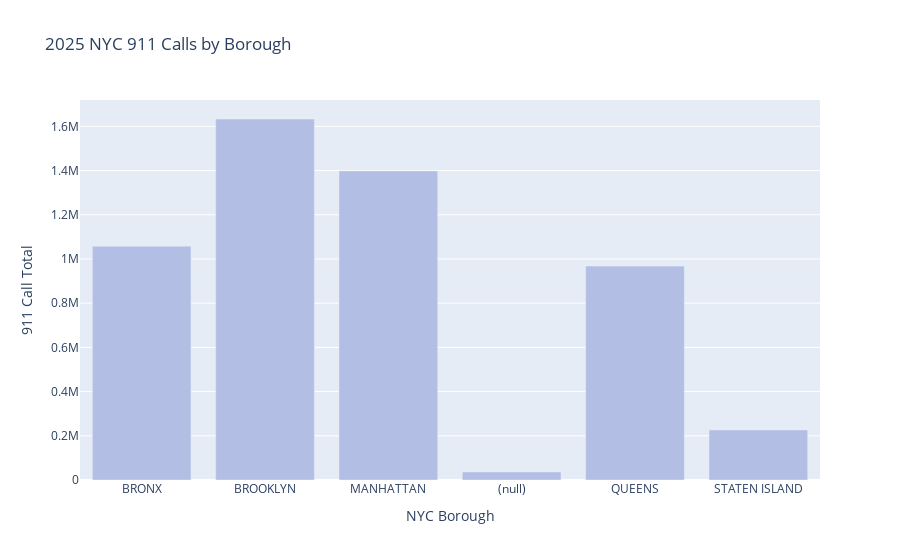

The notebook cell this image was saved under:
### Markdown cell above
**2025 NYC 911 Calls by Borough**

### Code cell
fig = px.bar(
    df_by_borough,
    x="Borough",
    y="Total_Incidents",
    color_discrete_sequence=["#B2BEE3"],
    title="2025 NYC 911 Calls by Borough",
)

fig.update_layout(xaxis_title="NYC Borough", yaxis_title="911 Call Total")

fig.show()

### Figure 1 — Plotly figure (JSON) as saved in the notebook; plotly's stock layout.template omitted (floating-point values rounded to 4 significant figures)
{"data": [{"hovertemplate": "Borough=%{x}<br>Total_Incidents=%{y}<extra></extra>", "legendgroup": "", "marker": {"color": "#B2BEE3", "pattern": {"shape": ""}}, "name": "", "orientation": "v", "showlegend": false, "textposition": "auto", "type": "bar", "x": ["BRONX", "BROOKLYN", "MANHATTAN", "(null)", "QUEENS", "STATEN ISLAND"], "xaxis": "x", "y": [1057446, 1633175, 1398299, 36503, 967593, 226280], "yaxis": "y"}], "layout": {"barmode": "relative", "legend": {"tracegroupgap": 0}, "title": {"text": "2025 NYC 911 Calls by Borough"}, "xaxis": {"anchor": "y", "domain": [0, 1], "title": {"text": "NYC Borough"}}, "yaxis": {"anchor": "x", "domain": [0, 1], "title": {"text": "911 Call Total"}}}}
